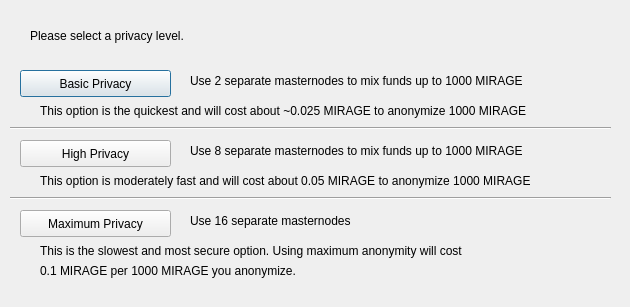
<?xml version="1.0" encoding="UTF-8"?>
<ui version="4.0">
 <class>DarksendConfig</class>
 <widget class="QDialog" name="DarksendConfig">
  <property name="geometry">
   <rect>
    <x>0</x>
    <y>0</y>
    <width>630</width>
    <height>307</height>
   </rect>
  </property>
  <property name="windowTitle">
   <string>Configure Darksend</string>
  </property>
  <widget class="QPushButton" name="buttonBasic">
   <property name="geometry">
    <rect>
     <x>20</x>
     <y>70</y>
     <width>151</width>
     <height>27</height>
    </rect>
   </property>
   <property name="text">
    <string>Basic Privacy</string>
   </property>
  </widget>
  <widget class="QPushButton" name="buttonHigh">
   <property name="geometry">
    <rect>
     <x>20</x>
     <y>140</y>
     <width>151</width>
     <height>27</height>
    </rect>
   </property>
   <property name="text">
    <string>High Privacy</string>
   </property>
  </widget>
  <widget class="QPushButton" name="buttonMax">
   <property name="geometry">
    <rect>
     <x>20</x>
     <y>210</y>
     <width>151</width>
     <height>27</height>
    </rect>
   </property>
   <property name="text">
    <string>Maximum Privacy</string>
   </property>
  </widget>
  <widget class="QLabel" name="label">
   <property name="geometry">
    <rect>
     <x>30</x>
     <y>20</y>
     <width>571</width>
     <height>31</height>
    </rect>
   </property>
   <property name="text">
    <string>Please select a privacy level.</string>
   </property>
  </widget>
  <widget class="QLabel" name="label_2">
   <property name="geometry">
    <rect>
     <x>190</x>
     <y>70</y>
     <width>421</width>
     <height>21</height>
    </rect>
   </property>
   <property name="text">
    <string>Use 2 separate masternodes to mix funds up to 1000 MIRAGE</string>
   </property>
  </widget>
  <widget class="QLabel" name="label_3">
   <property name="geometry">
    <rect>
     <x>190</x>
     <y>140</y>
     <width>411</width>
     <height>21</height>
    </rect>
   </property>
   <property name="text">
    <string>Use 8 separate masternodes to mix funds up to 1000 MIRAGE</string>
   </property>
  </widget>
  <widget class="QLabel" name="label_4">
   <property name="geometry">
    <rect>
     <x>190</x>
     <y>210</y>
     <width>421</width>
     <height>21</height>
    </rect>
   </property>
   <property name="text">
    <string>Use 16 separate masternodes</string>
   </property>
  </widget>
  <widget class="QLabel" name="label_6">
   <property name="geometry">
    <rect>
     <x>40</x>
     <y>100</y>
     <width>561</width>
     <height>21</height>
    </rect>
   </property>
   <property name="text">
    <string>This option is the quickest and will cost about ~0.025 MIRAGE to anonymize 1000 MIRAGE</string>
   </property>
  </widget>
  <widget class="QLabel" name="label_7">
   <property name="geometry">
    <rect>
     <x>40</x>
     <y>170</y>
     <width>561</width>
     <height>21</height>
    </rect>
   </property>
   <property name="text">
    <string>This option is moderately fast and will cost about 0.05 MIRAGE to anonymize 1000 MIRAGE</string>
   </property>
  </widget>
  <widget class="QLabel" name="label_8">
   <property name="geometry">
    <rect>
     <x>40</x>
     <y>240</y>
     <width>561</width>
     <height>21</height>
    </rect>
   </property>
   <property name="text">
    <string>This is the slowest and most secure option. Using maximum anonymity will cost</string>
   </property>
  </widget>
  <widget class="QLabel" name="label_9">
   <property name="geometry">
    <rect>
     <x>40</x>
     <y>260</y>
     <width>561</width>
     <height>21</height>
    </rect>
   </property>
   <property name="text">
    <string>0.1 MIRAGE per 1000 MIRAGE you anonymize.</string>
   </property>
  </widget>
  <widget class="Line" name="line">
   <property name="geometry">
    <rect>
     <x>10</x>
     <y>120</y>
     <width>601</width>
     <height>16</height>
    </rect>
   </property>
   <property name="orientation">
    <enum>Qt::Horizontal</enum>
   </property>
  </widget>
  <widget class="Line" name="line_2">
   <property name="geometry">
    <rect>
     <x>10</x>
     <y>190</y>
     <width>601</width>
     <height>16</height>
    </rect>
   </property>
   <property name="orientation">
    <enum>Qt::Horizontal</enum>
   </property>
  </widget>
 </widget>
 <resources/>
 <connections/>
</ui>
